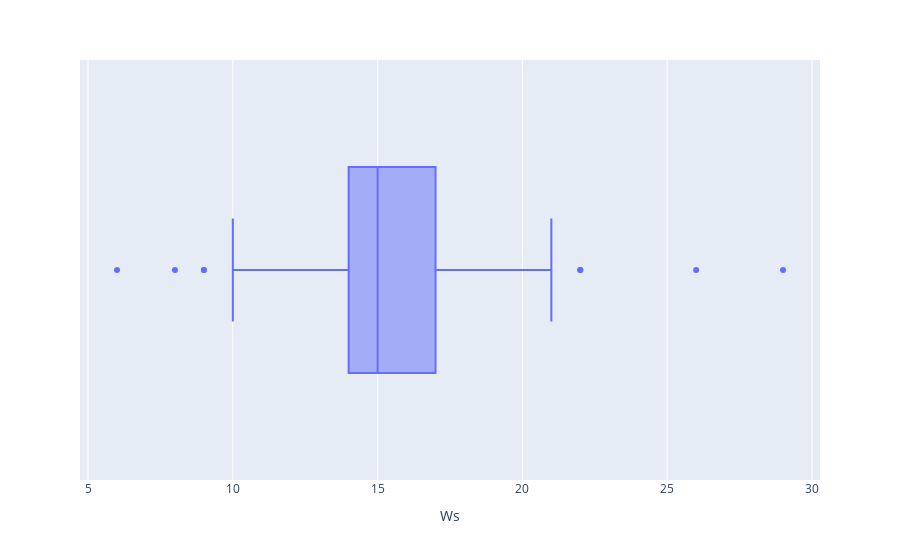

The cell this chart's notebook holds for it:
### Code cell
px.box(data_frame=df,x="Ws")

### Figure 1 — Plotly figure (JSON) as saved in the notebook; plotly's stock layout.template omitted (floating-point values rounded to 4 significant figures; data arrays with more than 128 entries replaced by an {"elided": "..."} marker saying what was removed)
{"data": [{"alignmentgroup": "True", "hovertemplate": "Ws=%{x}<extra></extra>", "legendgroup": "", "marker": {"color": "#636efa"}, "name": "", "notched": false, "offsetgroup": "", "orientation": "h", "showlegend": false, "type": "box", "x": {"elided": "243 int values"}, "x0": " ", "xaxis": "x", "y0": " ", "yaxis": "y"}], "layout": {"boxmode": "group", "legend": {"tracegroupgap": 0}, "margin": {"t": 60}, "xaxis": {"anchor": "y", "domain": [0, 1], "title": {"text": "Ws"}}, "yaxis": {"anchor": "x", "domain": [0, 1]}}}
